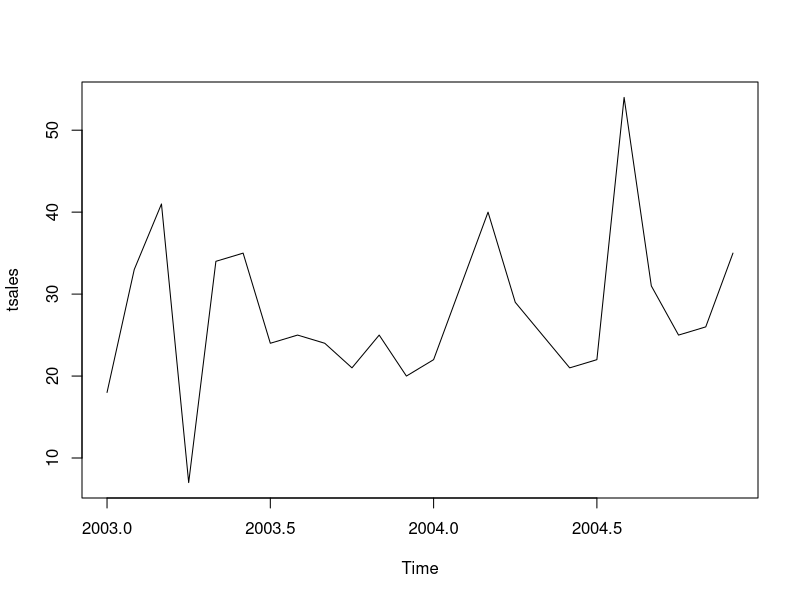
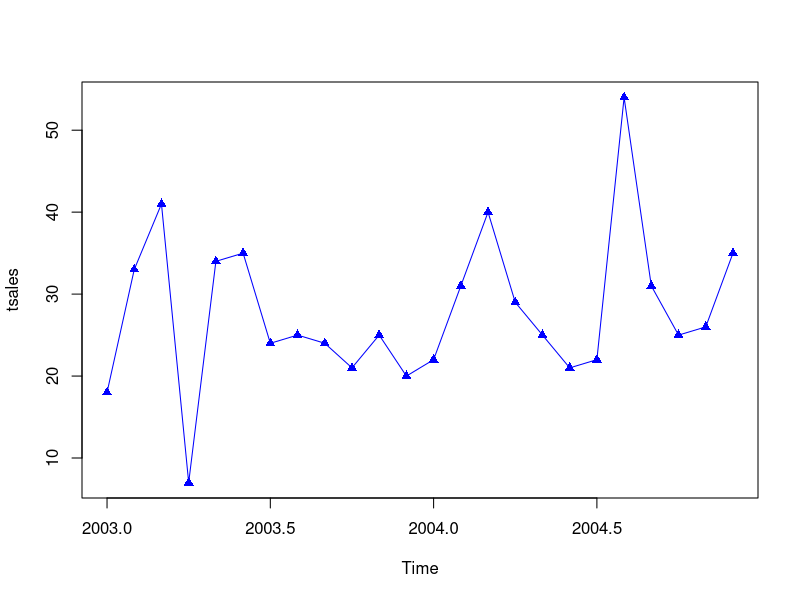
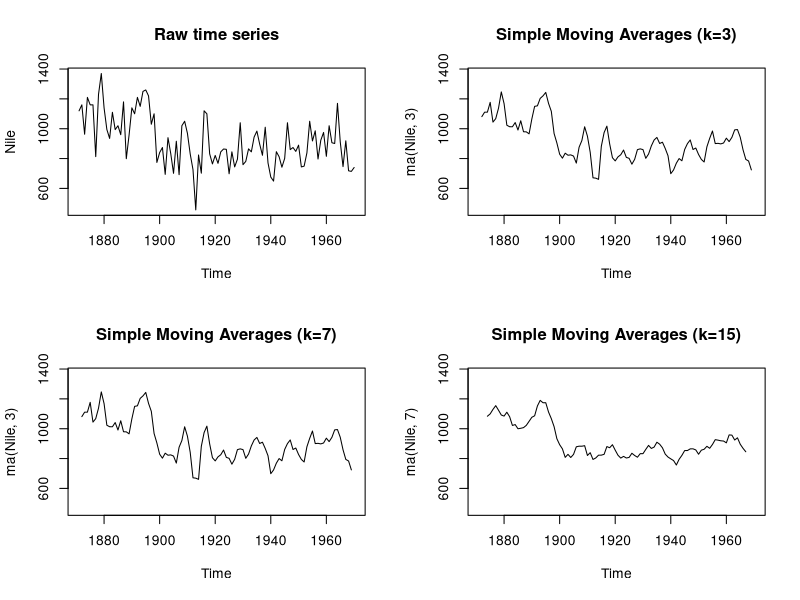
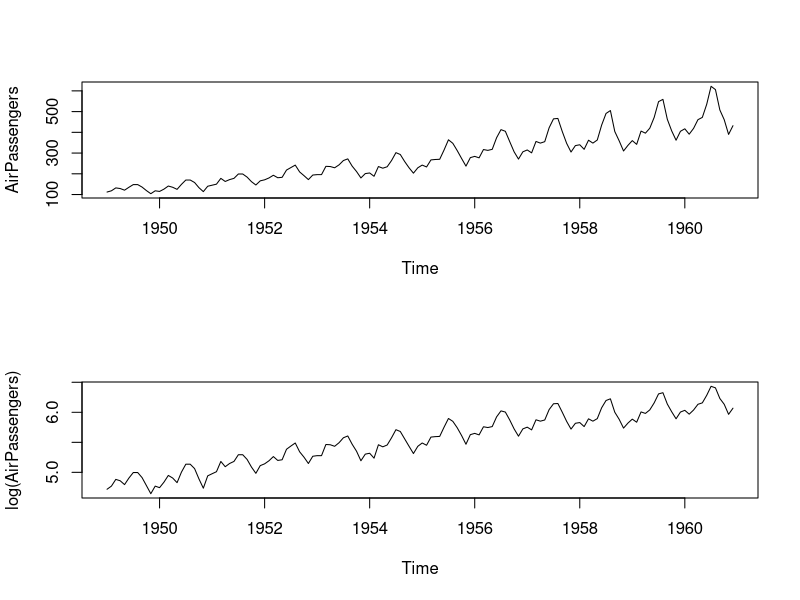
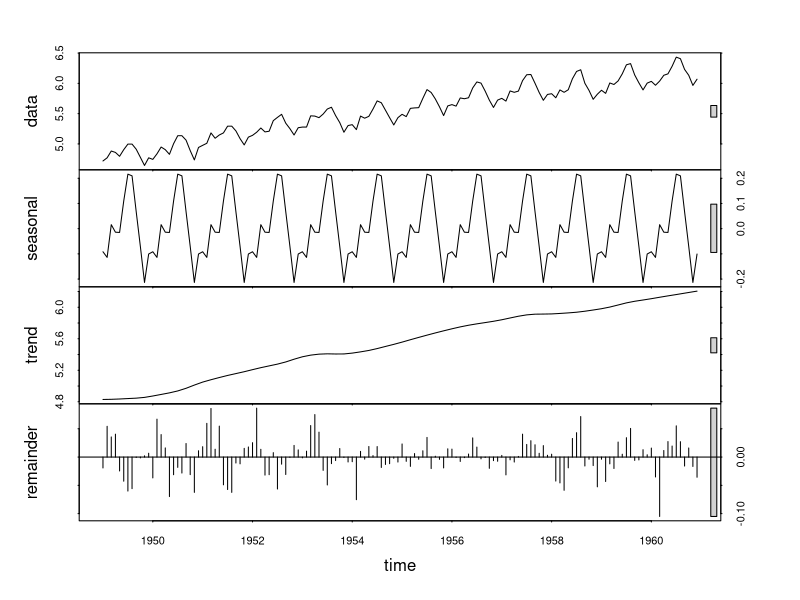
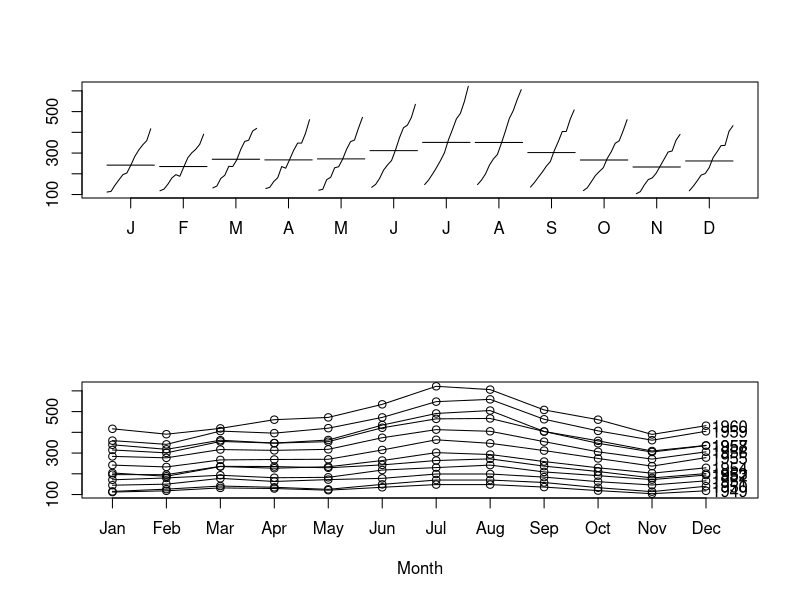
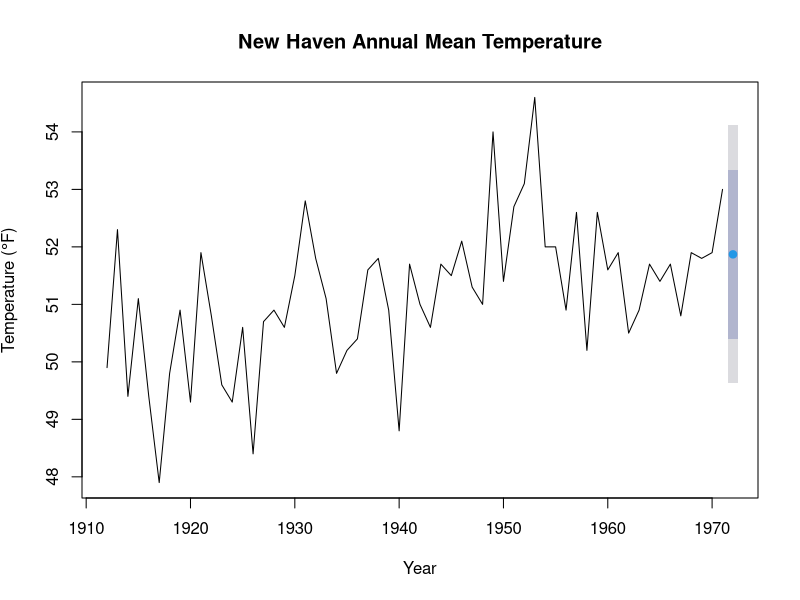
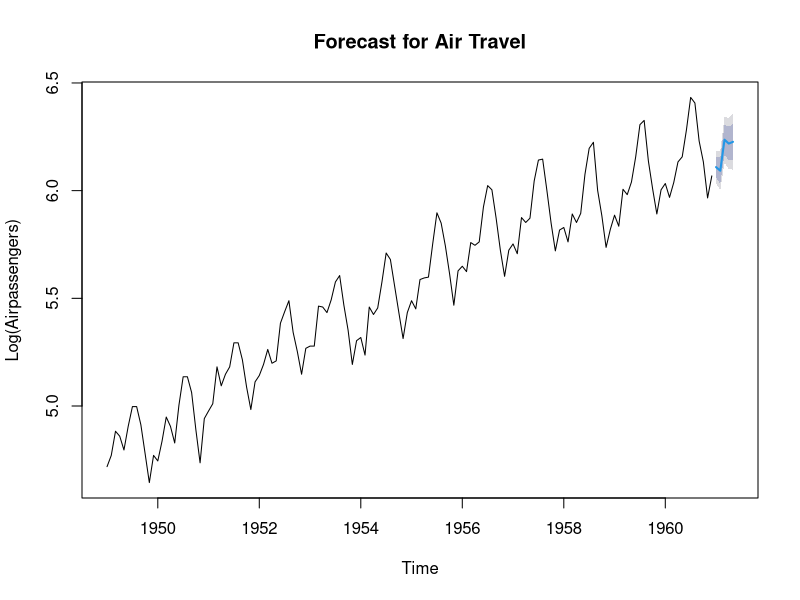

Source code (R) for these figures, in order:

# Chapter 15. Time series


# This chapter covers
#   Creating a time series
#   Decomposing a time series into components
#   Developing predictive models
#   Forecasting future values


# Remove most objects from the working environment
rm(list = ls())
options(stringsAsFactors = F)

# 15.1. Creating a time-series object in R
# code listing 15.1. Creating a time-series object
sales <- c(18, 33, 41,  7, 34, 35, 24, 25, 24, 21, 25, 20,
           22, 31, 40, 29, 25, 21, 22, 54, 31, 25, 26, 35)

tsales <- ts(sales, start = c(2003, 1), frequency = 12)
tsales
#      Jan Feb Mar Apr May Jun Jul Aug Sep Oct Nov Dec
# 2003  18  33  41   7  34  35  24  25  24  21  25  20
# 2004  22  31  40  29  25  21  22  54  31  25  26  35

plot(tsales)  # figure 15.2
plot(tsales, type="o", pch=17, col="blue")  # figure 15.2-1
start(tsales)
# [1] 2003    1

end(tsales)
# [1] 2004   12

frequency(tsales)
# [1] 12

tsales.subset <- window(tsales, start=c(2003, 5), end=c(2004, 6))
tsales.subset
#      Jan Feb Mar Apr May Jun Jul Aug Sep Oct Nov Dec
# 2003                  34  35  24  25  24  21  25  20
# 2004  22  31  40  29  25  21


#===============================================================
# 15.2.1. Smoothing with simple moving averages
# code listing 15.2 Simple moving averages
# install.packages("forecast")
library(forecast)
opar <- par(no.readonly = T)
par(mfrow=c(2,2))
ylim <- c(min(Nile), max(Nile))
plot(Nile, main="Raw time series")
plot(ma(Nile, 3), main="Simple Moving Averages (k=3)", ylim=ylim)
plot(ma(Nile, 3), main="Simple Moving Averages (k=7)", ylim=ylim)
plot(ma(Nile, 7), main="Simple Moving Averages (k=15)", ylim=ylim)
par(opar)


# 15.2.2. Seasonal decomposition
# code listing 15.3. Seasonal decomposition using stl()
opar <- par(no.readonly = T)
par(mfrow=c(2,1))
plot(AirPassengers)
lAirPassengers <- log(AirPassengers)
plot(lAirPassengers, ylab="log(AirPassengers)")
par(opar)

fit <- stl(lAirPassengers, s.window = "period")
plot(fit)


head(fit$time.series)
#          seasonal trend remainder
# Jan 1949   -0.092   4.8    -0.019
# Feb 1949   -0.114   4.8     0.054
# Mar 1949    0.016   4.8     0.036
# Apr 1949   -0.014   4.8     0.040
# May 1949   -0.015   4.8    -0.025
# Jun 1949    0.110   4.8    -0.043


head(exp(fit$time.series))
#          seasonal trend remainder
# Jan 1949     0.91   125      0.98
# Feb 1949     0.89   125      1.06
# Mar 1949     1.02   125      1.04
# Apr 1949     0.99   126      1.04
# May 1949     0.99   126      0.98
# Jun 1949     1.12   126      0.96

# figure 15.7
opar <- par(no.readonly = T)
par(mfrow=c(2,1))
library(forecast)
monthplot(AirPassengers, xlab = "", ylab = "")
seasonplot(AirPassengers, year.labels = "T", main = "")
par(opar)

# 15.3.1. Simple exponential smoothing
# code listing 15.4. Simple exponential smoothing
library(forecast)
fit <- ets(nhtemp, model = "ANN")
fit
# ETS(A,N,N) 
# 
# Call:
#   ets(y = nhtemp, model = "ANN") 
# 
#    Smoothing parameters:
#      alpha = 0.1819 
# 
#    Initial states:
#      l = 50.2762 
# 
#    sigma:  1.1
# 
# AIC AICc  BIC 
# 266  266  272 
nhtemp
# Time Series:
#   Start = 1912 
# End = 1971 
# Frequency = 1 
# [1] 50 52 49 51 49 48 50 51 49 52 51 50 49 51 48 51 51 51 52 53 52 51 50 50 50 52 52 51 49
# [30] 52 51 51 52 52 52 51 51 54 51 53 53 55 52 52 51 53 50 53 52 52 50 51 52 51 52 51 52 52
# [59] 52 53

forecast(fit, 1)
#      Point Forecast Lo 80 Hi 80 Lo 95 Hi 95
# 1972             52    50    53    50    54

plot(forecast(fit, 1), xlab = "Year",
     ylab = expression(paste("Temperature (", degree*F,")",)),
     main = "New Haven Annual Mean Temperature")  # figure 15.8

accuracy(fit)
#                ME RMSE MAE  MPE MAPE MASE    ACF1
# Training set 0.15  1.1 0.9 0.24  1.7 0.75 -0.0064


#=================================================================
# 15.3.2. Holt and Holt-Winters exponential smoothing
# code listing 15.5. Exponential smoothing with level, slope, and seasonal components
library(forecast)
fit <- ets(log(AirPassengers), model = "AAA")
fit
# ETS(A,A,A) 
# 
# Call:
#   ets(y = log(AirPassengers), model = "AAA") 
# 
#    Smoothing parameters:
#      alpha = 0.6975 
#       beta  = 0.0031 
#      gamma = 1e-04 
# 
#    Initial states:
#      l = 4.7925 
#      b = 0.0111 
#      s = -0.1 -0.22 -0.079 0.056 0.2 0.21
#           0.11 -0.0081 -0.0059 0.022 -0.11 -0.084
# 
#    sigma:  0.038
# 
# AIC AICc  BIC 
# -207 -202 -157

accuracy(fit)
#                   ME  RMSE   MAE    MPE MAPE MASE  ACF1
# Training set -0.0018 0.036 0.028 -0.034 0.51 0.23 0.056

pred <- forecast(fit, 5)
pred
#          Point Forecast Lo 80 Hi 80 Lo 95 Hi 95
# Jan 1961            6.1   6.1   6.2   6.0   6.2
# Feb 1961            6.1   6.0   6.2   6.0   6.2
# Mar 1961            6.2   6.2   6.3   6.1   6.3
# Apr 1961            6.2   6.1   6.3   6.1   6.3
# May 1961            6.2   6.1   6.3   6.1   6.4

plot(pred, main = "Forecast for Air Travel",
     ylab = "Log(Airpassengers)", xlab = "Time")  # figure 15.9

pred$mean <- exp(pred$mean)
pred$lower <- exp(pred$lower)
pred$upper <- exp(pred$upper)
p <- cbind(pred$mean, pred$lower, pred$upper)
dimnames(p)[[2]] <- c("mean", "Lo 80", "Lo 95", "Hi 80", "Hi 95")
p
#          mean Lo 80 Lo 95 Hi 80 Hi 95
# Jan 1961  450   429   418   473   485
# Feb 1961  443   417   404   470   485
# Mar 1961  511   477   460   548   568
# Apr 1961  502   465   446   542   565
# May 1961  506   465   445   551   576

#===============================================================
# 15.3.3. The ets() function and automated forecasting
# code lisitng Automatic exponential forecasting with ets()
library(forecast)
fit <- ets(JohnsonJohnson)
fit
# ETS(M,A,A) 
# 
# Call:
#   ets(y = JohnsonJohnson) 
# 
#    Smoothing parameters:
#      alpha = 0.2776 
#       beta  = 0.0636 
#      gamma = 0.5867 
# 
#    Initial states:
#      l = 0.6276 
#      b = 0.0165 
#      s = -0.23 0.19 -0.0074 0.045
# 
#    sigma:  0.092
# 
# AIC AICc  BIC 
# 164  166  186 

plot(forecast(fit), main = "Johnson & Johnson Forecasts",
     ylab = "Quarterly Earnings (Dollars)", xlab = "Time", flty=2)  # figure 15.10


fit2 <- ets(JohnsonJohnson, model = "MMM")
fit2
# ETS(M,M,M) 
# 
# Call:
#   ets(y = JohnsonJohnson, model = "MMM") 
# 
#    Smoothing parameters:
#      alpha = 0.2195 
#       beta  = 0.0341 
#      gamma = 0.5675 
# 
#    Initial states:
#      l = 0.625 
#      b = 1.0265 
#      s = 0.7 1.3 0.98 1.1
# 
#    sigma:  0.091
# 
# AIC AICc  BIC 
# 164  166  186 


#========================================
# 15.4.2. ARMA and ARIMA models
# code listing 15.7. Transforming the time series and assessing stationarity
library(forecast)
library(tseries)

# figure 15.11
opar <- par(no.readonly = T)
par(mfrow=c(2,1))
plot(Nile)
ndiffs(Nile)
# [1] 1

dNile <- diff(Nile)
plot(dNile)
adf.test(dNile)
#         Augmented Dickey-Fuller Test
# 
# data:  dNile
# Dickey-Fuller = -7, Lag order = 4, p-value = 0.01
# alternative hypothesis: stationary
par(opar)

# figure 15.12
opar <- par(no.readonly = T)
par(mfrow=c(2,1))
Acf(dNile)
Pacf(dNile)


# code listing 15.8. Fitting an ARIMA model
library(forecast)
fit <- arima(Nile, order = c(0, 1, 1))
fit
# Call:
# arima(x = Nile, order = c(0, 1, 1))
# 
# Coefficients:
#         ma1
#       -0.73
# s.e.   0.11
# 
# sigma^2 estimated as 20600:  log likelihood = -633,  aic = 1269

accuracy(fit)
#               ME RMSE MAE  MPE MAPE MASE ACF1
# Training set -12  143 112 -3.6   13 0.84 0.12


# code listing 15.9. Evaluating the model fit
# figure 15.13
qqnorm(fit$residuals)
qqline(fit$residuals)
Box.test(fit$residuals, type = "Ljung-Box")
#         Box-Ljung test
# 
# data:  fit$residuals
# X-squared = 1, df = 1, p-value = 0.2


# code listing 15.10. Forecasting with an ARIMA model
forecast(fit, 3)
#      Point Forecast Lo 80 Hi 80 Lo 95 Hi 95
# 1971            798   614   982   517  1080
# 1972            798   608   989   507  1090
# 1973            798   602   995   498  1099


plot(forecast(fit, 3), xlab = "Year", ylab = "Annual Flow") # figure 15.14


# 15.4.3. Automated ARIMA forecasting
# code listing 15.11. Automated ARIMA forecasting
library(forecast)
fit <- auto.arima(sunspots)
fit
# Series: sunspots 
# ARIMA(2,1,2) 
# 
# Coefficients:
#        ar1     ar2    ma1    ma2
#       1.35  -0.396  -1.77  0.810
# s.e.  0.03   0.029   0.02  0.019
# 
# sigma^2 estimated as 244:  log likelihood=-11746
# AIC=23501   AICc=23501   BIC=23531

forecast(fit, 3)
#          Point Forecast Lo 80 Hi 80 Lo 95 Hi 95
# Jan 1984             40    20    60   9.8    71
# Feb 1984             41    18    64   6.0    77
# Mar 1984             40    15    64   2.2    77

accuracy(fit)
#                  ME RMSE MAE MPE MAPE MASE   ACF1
# Training set -0.027   16  11 NaN  Inf 0.48 -0.011